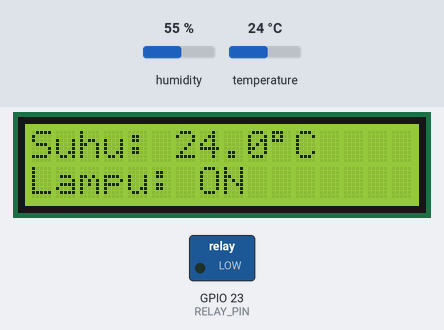
A sketch run on a simulated ESP32. Parts: 16×2 character LCD, switched loads named in the sketch (green lamp = pin HIGH). The test bench sets the inputs (shaded band); at power-on: temperature 24 °C, humidity 55 %. WiFi joins after 1.5 s; servers stay silent unless stated; what the sketch prints to the serial monitor is not drawn.

Above: at 2.2 s.
At 12.7 s:
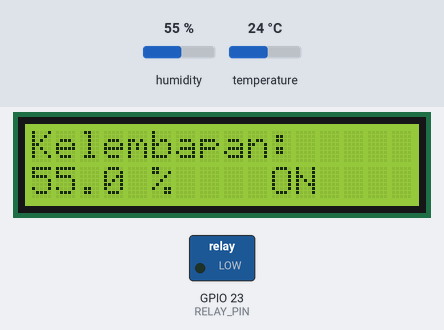
12.8 s: temperature set to 37.9 °C
At 16.4 s:
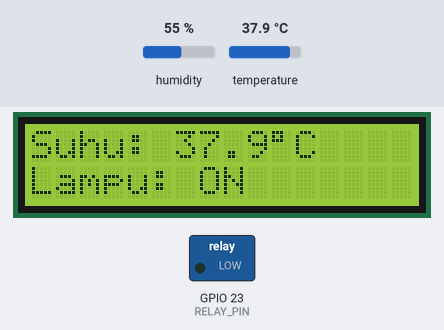
17.6 s: temperature set to 39 °C
At 20.8 s:
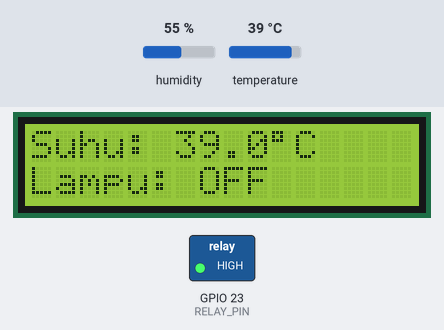
25.5 s: temperature set to 37.4 °C
At 29.2 s:
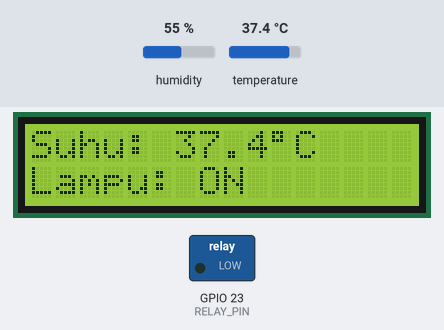
Timing chart, 0 to 30.7 s (numbered marks = the images above; inputs shaded):
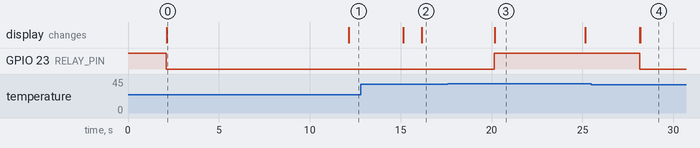

The sketch:

sketch_nov6a.ino
```cpp
#define BLYNK_TEMPLATE_ID "TMPL6XcbPjJ8Q"
#define BLYNK_TEMPLATE_NAME "Monitoring Suhu"
#define BLYNK_AUTH_TOKEN "Bp228pNmaSemasJG4Vv6YQyol5H-3bqv"

#define BLYNK_PRINT Serial

#include <WiFi.h>
#include <WiFiClient.h>
#include <BlynkSimpleEsp32.h>
#include <WebServer.h>
#include <Wire.h>
#include <LiquidCrystal_I2C.h>
#include <DHT.h>

// ===================================
// 1. KONFIGURASI WIFI
// ===================================

const char* ssid = "realme C55";
const char* password = "BakulCubung";

char auth[] = BLYNK_AUTH_TOKEN;

WebServer server(80);

// ===================================
// 2. KONFIGURASI PIN
// ===================================

#define DHT_PIN 5
#define DHT_TYPE DHT22
#define RELAY_PIN 23

LiquidCrystal_I2C lcd(0x27, 16, 2);
DHT dht(DHT_PIN, DHT_TYPE);

// ===================================
// 3. PENGATURAN SUHU
// ===================================

const float SUHU_ON = 37.8;
const float SUHU_OFF = 38.5;

// Relay aktif LOW
#define RELAY_ON LOW
#define RELAY_OFF HIGH

bool lampuNyala = false;

// ===================================
// 4. DATA SENSOR
// ===================================

float suhu = 0;
float kelembapan = 0;

bool sensorError = true;

// ===================================
// 5. PENGATURAN LCD
// ===================================

const unsigned long DURASI_SUHU = 10000;
const unsigned long DURASI_KELEMBAPAN = 3000;

unsigned long waktuGantiLCD = 0;
unsigned long waktuBacaSensor = 0;

bool tampilSuhu = true;

// ===================================
// 6. PENGATURAN WIFI DAN BLYNK
// ===================================

unsigned long waktuCobaWiFi = 0;
unsigned long waktuCobaBlynk = 0;

const unsigned long INTERVAL_WIFI = 10000;
const unsigned long INTERVAL_BLYNK = 10000;

// ===================================
// 7. HALAMAN WEB DASHBOARD
// ===================================

void handleRoot() {

  String html = R"rawliteral(
<!DOCTYPE html>
<html lang="id">
<head>
<meta charset="UTF-8">
<meta name="viewport" content="width=device-width, initial-scale=1">

<title>Monitoring Inkubator Ayam</title>

<style>
* {
  box-sizing: border-box;
}

body {
  margin: 0;
  padding: 20px;
  font-family: Arial, sans-serif;
  background: #101827;
  color: white;
}

.container {
  max-width: 750px;
  margin: auto;
}

.header {
  text-align: center;
  padding: 20px 0;
}

.header h1 {
  margin-bottom: 8px;
  color: #38bdf8;
}

.header p {
  color: #94a3b8;
}

.grid {
  display: grid;
  grid-template-columns: repeat(2, 1fr);
  gap: 15px;
}

.card {
  background: #1e293b;
  border-radius: 16px;
  padding: 22px;
  text-align: center;
}

.card h3 {
  color: #cbd5e1;
  font-size: 16px;
}

.value {
  font-size: 36px;
  font-weight: bold;
  margin-top: 15px;
  color: #38bdf8;
}

.status {
  margin-top: 15px;
  padding: 18px;
  background: #1e293b;
  border-radius: 16px;
  text-align: center;
}

.online {
  color: #4ade80;
}

.offline {
  color: #f87171;
}

.footer {
  text-align: center;
  color: #64748b;
  margin-top: 25px;
  font-size: 12px;
}

@media(max-width: 450px) {
  .grid {
    grid-template-columns: 1fr;
  }
}
</style>
</head>

<body>

<div class="container">

  <div class="header">
    <h1>INKUBATOR AYAM</h1>
    <p>ESP32 Temperature Monitoring</p>
  </div>

  <div class="grid">

    <div class="card">
      <h3>SUHU INKUBATOR</h3>
      <div class="value" id="suhu">-- °C</div>
    </div>

    <div class="card">
      <h3>KELEMBAPAN</h3>
      <div class="value" id="kelembapan">-- %</div>
    </div>

  </div>

  <div class="status">
    <h3>STATUS PEMANAS</h3>
    <div class="value" id="lampu">--</div>
  </div>

  <div class="status">
    <h3>STATUS SENSOR</h3>
    <div id="sensorStatus">Menghubungkan...</div>
  </div>

  <div class="status">
    <h3>KONEKSI</h3>
    <div class="online">ESP32 Web Server Aktif</div>
  </div>

  <div class="footer">
    Monitoring lokal melalui WiFi hotspot
    <br><br>
    Update otomatis setiap 2 detik
  </div>

</div>

<script>

async function updateData() {

  try {

    const response = await fetch('/data');

    if (!response.ok) {
      throw new Error('HTTP error');
    }

    const data = await response.json();

    if (data.error) {

      document.getElementById('suhu').innerText = '-- °C';
      document.getElementById('kelembapan').innerText = '-- %';
      document.getElementById('lampu').innerText = 'OFF';

      document.getElementById('sensorStatus').innerText =
        'Sensor bermasalah - pemanas OFF';

      document.getElementById('sensorStatus').className = 'offline';

    } else {

      document.getElementById('suhu').innerText =
        data.suhu + ' °C';

      document.getElementById('kelembapan').innerText =
        data.kelembapan + ' %';

      document.getElementById('lampu').innerText =
        data.lampu;

      document.getElementById('sensorStatus').innerText =
        'Sensor normal';

      document.getElementById('sensorStatus').className = 'online';

    }

  } catch (error) {

    document.getElementById('sensorStatus').innerText =
      'Koneksi ke ESP32 terputus';

    document.getElementById('sensorStatus').className = 'offline';

  }

}

updateData();
setInterval(updateData, 2000);

</script>

</body>
</html>
)rawliteral";

  server.send(200, "text/html", html);
}

// ===================================
// 8. API DATA SENSOR
// ===================================

void handleData() {

  String json = "{";

  json += "\"error\":";
  json += sensorError ? "true" : "false";

  json += ",\"suhu\":\"";
  json += sensorError ? "--" : String(suhu, 1);

  json += "\",\"kelembapan\":\"";
  json += sensorError ? "--" : String(kelembapan, 1);

  json += "\",\"lampu\":\"";
  json += lampuNyala ? "ON" : "OFF";

  json += "\"}";

  server.send(200, "application/json", json);
}

// ===================================
// 9. MEMBACA SENSOR DAN KONTROL RELAY
// ===================================

void bacaSensor() {

  float suhuBaru = dht.readTemperature();
  float kelembapanBaru = dht.readHumidity();

  if (isnan(suhuBaru) || isnan(kelembapanBaru)) {

    sensorError = true;
    lampuNyala = false;

    digitalWrite(RELAY_PIN, RELAY_OFF);

    Serial.println("ERROR SENSOR DHT22!");

    // Kirim status error ke Blynk
    if (Blynk.connected()) {
      Blynk.virtualWrite(V2, 0);
      Blynk.virtualWrite(V3, 0);
    }

    return;
  }

  suhu = suhuBaru;
  kelembapan = kelembapanBaru;

  sensorError = false;

  // Kontrol suhu dengan hysteresis
  if (suhu <= SUHU_ON) {

    lampuNyala = true;

  }
  else if (suhu >= SUHU_OFF) {

    lampuNyala = false;

  }

  digitalWrite(
    RELAY_PIN,
    lampuNyala ? RELAY_ON : RELAY_OFF
  );

  Serial.print("Suhu: ");
  Serial.print(suhu);

  Serial.print(" C | Kelembapan: ");
  Serial.print(kelembapan);

  Serial.print(" % | Lampu: ");
  Serial.println(lampuNyala ? "ON" : "OFF");

  // Kirim data ke Blynk
  if (Blynk.connected()) {

    Blynk.virtualWrite(V0, suhu);
    Blynk.virtualWrite(V1, kelembapan);
    Blynk.virtualWrite(V2, lampuNyala ? 1 : 0);
    Blynk.virtualWrite(V3, 1);

  }
}

// ===================================
// 10. MENAMPILKAN LCD
// ===================================

void tampilkanLCD() {

  lcd.clear();

  if (sensorError) {

    lcd.setCursor(0, 0);
    lcd.print("ERROR SENSOR!");

    lcd.setCursor(0, 1);
    lcd.print("Pemanas OFF");

    return;
  }

  if (tampilSuhu) {

    lcd.setCursor(0, 0);
    lcd.print("Suhu: ");
    lcd.print(suhu, 1);
    lcd.write(223);
    lcd.print("C");

    lcd.setCursor(0, 1);
    lcd.print("Lampu: ");
    lcd.print(lampuNyala ? "ON" : "OFF");

  } else {

    lcd.setCursor(0, 0);
    lcd.print("Kelembapan:");

    lcd.setCursor(0, 1);
    lcd.print(kelembapan, 1);
    lcd.print(" %");

    lcd.setCursor(10, 1);
    lcd.print(lampuNyala ? "ON" : "OFF");

  }
}

// ===================================
// 11. SETUP
// ===================================

void setup() {

  Serial.begin(115200);

  // Keamanan awal relay
  pinMode(RELAY_PIN, OUTPUT);
  digitalWrite(RELAY_PIN, RELAY_OFF);

  dht.begin();

  Wire.begin(21, 22);

  lcd.init();
  lcd.backlight();

  lcd.setCursor(0, 0);
  lcd.print("INKUBATOR AYAM");

  lcd.setCursor(0, 1);
  lcd.print("Memulai Sistem");

  delay(2000);

  bacaSensor();
  tampilkanLCD();

  waktuBacaSensor = millis();
  waktuGantiLCD = millis();

  // ===================================
  // KONEKSI WIFI
  // ===================================

  WiFi.mode(WIFI_STA);
  WiFi.begin(ssid, password);

  Serial.println();
  Serial.print("Menghubungkan ke hotspot");

  unsigned long mulaiWiFi = millis();

  while (WiFi.status() != WL_CONNECTED &&
         millis() - mulaiWiFi < 20000) {

    delay(500);
    Serial.print(".");

  }

  Serial.println();

  if (WiFi.status() == WL_CONNECTED) {

    Serial.println("WiFi berhasil terhubung!");

    Serial.print("Alamat IP: ");
    Serial.println(WiFi.localIP());

  } else {

    Serial.println("WiFi belum terhubung.");
    Serial.println("Akan mencoba kembali.");

  }

  // ===================================
  // KONFIGURASI BLYNK
  // ===================================

  Blynk.config(auth);

  if (WiFi.status() == WL_CONNECTED) {

    Serial.println("Menghubungkan ke Blynk...");

    if (Blynk.connect(5000)) {

      Serial.println("Blynk berhasil terhubung!");

    } else {

      Serial.println("Blynk belum terhubung.");

    }

  }

  // ===================================
  // JALANKAN WEB SERVER
  // ===================================

  server.on("/", handleRoot);
  server.on("/data", handleData);

  server.begin();

  Serial.println("Web Server Aktif!");

}

// ===================================
// 12. LOOP
// ===================================

void loop() {

  unsigned long sekarang = millis();

  // Jalankan komunikasi Blynk
  if (WiFi.status() == WL_CONNECTED) {

    Blynk.run();

  }

  // Membaca sensor setiap 2 detik
  if (sekarang - waktuBacaSensor >= 2000) {

    waktuBacaSensor = sekarang;

    bacaSensor();
    tampilkanLCD();

  }

  // Ganti tampilan LCD
  unsigned long durasiTampilan =
    tampilSuhu ? DURASI_SUHU : DURASI_KELEMBAPAN;

  if (sekarang - waktuGantiLCD >= durasiTampilan) {

    waktuGantiLCD = sekarang;

    tampilSuhu = !tampilSuhu;

    tampilkanLCD();

  }

  // Layani permintaan browser
  if (WiFi.status() == WL_CONNECTED) {

    server.handleClient();

  }

  // Coba sambungkan ulang WiFi
  if (WiFi.status() != WL_CONNECTED) {

    if (sekarang - waktuCobaWiFi >= INTERVAL_WIFI) {

      waktuCobaWiFi = sekarang;

      Serial.println("Mencoba menghubungkan WiFi...");

      WiFi.reconnect();

    }

  }

  // Coba sambungkan ulang Blynk
  else if (!Blynk.connected()) {

    if (sekarang - waktuCobaBlynk >= INTERVAL_BLYNK) {

      waktuCobaBlynk = sekarang;

      Serial.println("Mencoba menghubungkan Blynk...");

      Blynk.connect(1000);

    }

  }

}
```

Measured:
- the behaviour switches between 38.4 and 38.5 °C on temperature (found by bisection; images 2 and 3)
- the behaviour switches between 37.9 and 37.8 °C on temperature (found by bisection; images 3 and 4)
- after the input at 12.8 s, the display: first differs from a run without the input after 3.4 s (image 2)
- after the input at 17.6 s, GPIO 23 (RELAY_PIN): LOW → HIGH after 2.5 s; the display: changes after 2.6 s (image 3)
- after the input at 25.5 s, GPIO 23 (RELAY_PIN): HIGH → LOW after 2.7 s; the display: first differs from a run without the input after 2.7 s (image 4)
- what the display in image 0 shows lasts 10.0 s, from 2.1 s to 12.1 s
- what the display in image 3 shows lasts 4.9 s, from 20.2 s to 25.1 s
